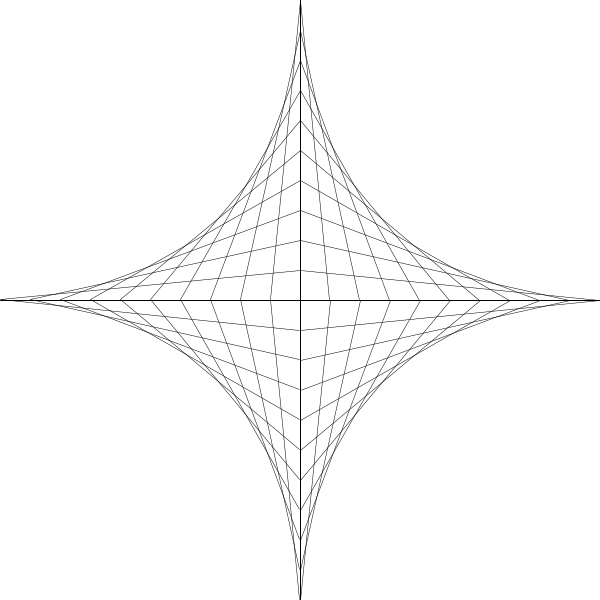
Frame 1 (no input)
Frame 60 (the mouse pressed at the canvas centre just before this capture): identical to frame 1, image omitted
Frame 120 (the mouse held since frame 60 and released just before this capture): identical to frame 1, image omitted

The Processing sketch that drew this single still picture (run headless with seeded random() and noise(); from frame 60 on, the mouse is pressed at the canvas centre):

// Processing sketch: processing_124640
// ── processing_124640.pde

int xIntensity, yIntensity;
int xStep, yStep;

void setup(){
  size(600,600);
}

void draw(){
  background(255);
  
  xIntensity = 10;
  yIntensity = 10;
  
  xStep = int( width / xIntensity );
  yStep = int( height / yIntensity );
  
  pushMatrix();
  translate(width/2,height/2);
  scale(0.5);
    for( int i = 0; i < 4; i++ ){
      rotate(i*PI/2);
      linegular();
    }
  popMatrix();  
  
  line(0,height/2,width,height/2);
  line(width/2,0,width/2,height);
}

void linegular(){
  for( int j = yStep, i = width; i > 0; i -= xStep ){    
    line(0,j,i,0);
    j+=yStep;  
    if(j>height) break;
  }
}
